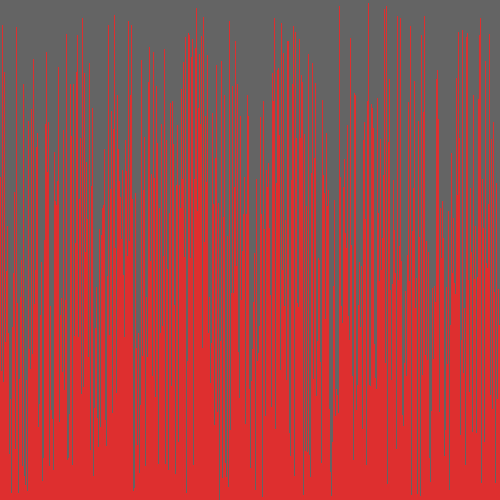
Frame 1 (no input)
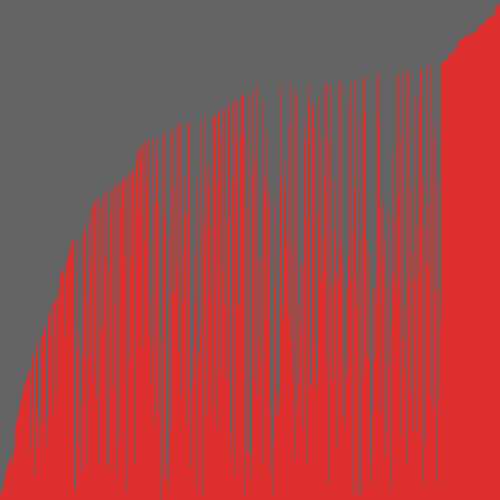
Frame 60 (the mouse pressed at the canvas centre just before this capture)
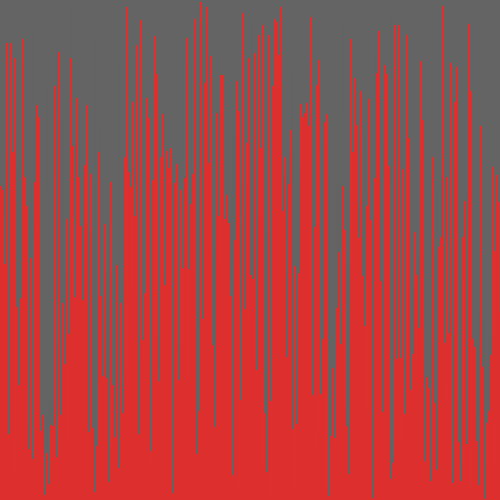
Frame 120 (the mouse held since frame 60 and released just before this capture)

The Processing sketch that drew these frames (run headless with seeded random() and noise(); from frame 60 on, the mouse is pressed at the canvas centre):

// Processing sketch: VisualArraySorter
// ── VisualArraySorter.pde
//1. create an array of ints. don't initialize it yet.
int [] numbers;
void setup() {
  //2. set the size of your window
  size(500,500);
  //  if you are using Processing 3, you cannot use variables
  //  because the developers don't know how programming is supposed to work.

  //3. initialize your array with the built in width variable
  numbers=new int [width];
  //4. initialize the ints in the array with random numbers
  //   from 0 to the built in height variable
  for (int i = 0; i<numbers.length;i++){
    numbers [i]=(int) random(0,height);
  }
  //5. call the noStroke() method
noStroke();
}

void draw() {
  //6. set the background color with background(r, g, b);
background(100,100,100);
  //7. set the color for your graph
fill(#DE2F2F);
  //8. draw a rectangle for each int in your array.
  for (int i = 0; i<numbers.length;i++){
    rect(i,height, 1, -numbers [i]);
  }
  //   the x value will be the current index in the array
  //   the y value will the height variable
  //   the width is 1 (one)
  //   the height is negative the value of the element at the current index of the array


  //9. call the stepSort method
stepSort(numbers);
  //10. extract the code that randomizes the array into a method.

  //11. call the method you made in step 10 when the mouse is pressed
if(mousePressed){
  randomizeArray(numbers);
}
}
void randomizeArray(int [] numbers){
    for (int i = 0; i<numbers.length;i++){
    numbers [i]=(int) random(0,height);
  }
}
void stepSort(int[] arr) {
  for (int i = 1; i < arr.length; i++) {
    if (arr[i - 1] > arr[i]) {
      int t = arr[i];
      arr[i] = arr[i - 1];
      arr[i - 1] = t;
    }
  }
}
